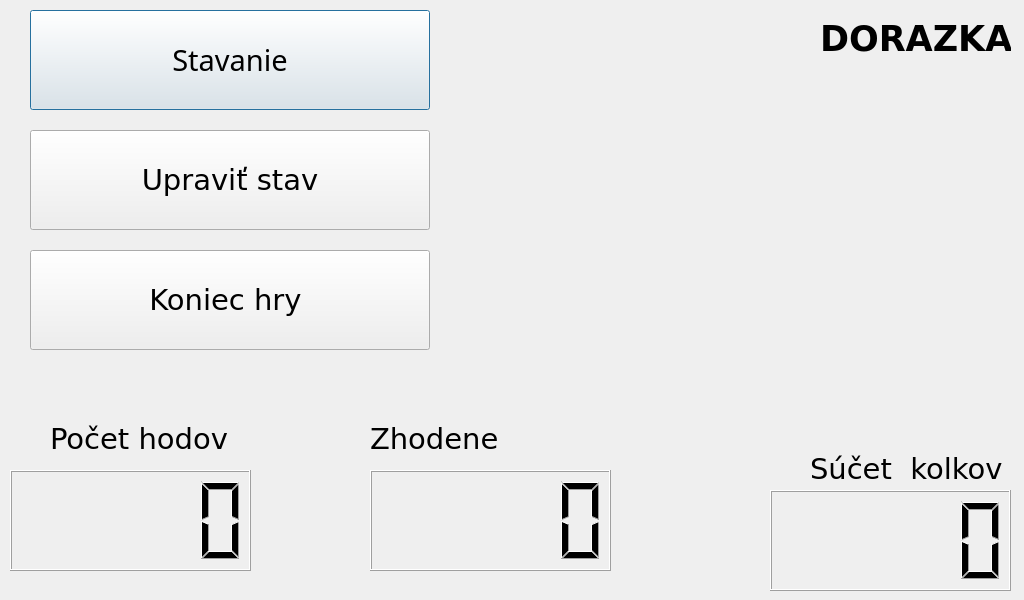
<?xml version="1.0" encoding="UTF-8"?>
<ui version="4.0">
 <class>PartialGameWindow</class>
 <widget class="QDialog" name="PartialGameWindow">
  <property name="geometry">
   <rect>
    <x>0</x>
    <y>0</y>
    <width>1024</width>
    <height>600</height>
   </rect>
  </property>
  <property name="windowTitle">
   <string>Dialog</string>
  </property>
  <widget class="QPushButton" name="pin2">
   <property name="geometry">
    <rect>
     <x>610</x>
     <y>310</y>
     <width>51</width>
     <height>171</height>
    </rect>
   </property>
   <property name="autoFillBackground">
    <bool>false</bool>
   </property>
   <property name="text">
    <string/>
   </property>
   <property name="icon">
    <iconset resource="ninepins.qrc">
     <normaloff>:/images/kolok1.png</normaloff>:/images/kolok1.png</iconset>
   </property>
   <property name="iconSize">
    <size>
     <width>500</width>
     <height>110</height>
    </size>
   </property>
   <property name="shortcut">
    <string notr="true"/>
   </property>
   <property name="checkable">
    <bool>false</bool>
   </property>
   <property name="autoRepeat">
    <bool>false</bool>
   </property>
   <property name="autoExclusive">
    <bool>false</bool>
   </property>
   <property name="autoDefault">
    <bool>true</bool>
   </property>
   <property name="default">
    <bool>false</bool>
   </property>
   <property name="flat">
    <bool>true</bool>
   </property>
  </widget>
  <widget class="QPushButton" name="pin9">
   <property name="geometry">
    <rect>
     <x>710</x>
     <y>0</y>
     <width>53</width>
     <height>171</height>
    </rect>
   </property>
   <property name="text">
    <string/>
   </property>
   <property name="icon">
    <iconset resource="ninepins.qrc">
     <normaloff>:/images/kolok1.png</normaloff>
     <normalon>:/images/kolok2.png</normalon>:/images/kolok1.png</iconset>
   </property>
   <property name="iconSize">
    <size>
     <width>500</width>
     <height>110</height>
    </size>
   </property>
   <property name="flat">
    <bool>true</bool>
   </property>
  </widget>
  <widget class="QPushButton" name="pin8">
   <property name="geometry">
    <rect>
     <x>800</x>
     <y>110</y>
     <width>51</width>
     <height>171</height>
    </rect>
   </property>
   <property name="text">
    <string/>
   </property>
   <property name="icon">
    <iconset resource="ninepins.qrc">
     <normaloff>:/images/kolok1.png</normaloff>
     <normalon>:/images/kolok2.png</normalon>:/images/kolok1.png</iconset>
   </property>
   <property name="iconSize">
    <size>
     <width>500</width>
     <height>110</height>
    </size>
   </property>
   <property name="flat">
    <bool>true</bool>
   </property>
  </widget>
  <widget class="QPushButton" name="pin5">
   <property name="geometry">
    <rect>
     <x>710</x>
     <y>200</y>
     <width>51</width>
     <height>171</height>
    </rect>
   </property>
   <property name="text">
    <string/>
   </property>
   <property name="icon">
    <iconset resource="ninepins.qrc">
     <normaloff>:/images/kolok1.png</normaloff>
     <normalon>:/images/kolok2.png</normalon>:/images/kolok1.png</iconset>
   </property>
   <property name="iconSize">
    <size>
     <width>500</width>
     <height>110</height>
    </size>
   </property>
   <property name="flat">
    <bool>true</bool>
   </property>
  </widget>
  <widget class="QPushButton" name="pin4">
   <property name="geometry">
    <rect>
     <x>500</x>
     <y>200</y>
     <width>51</width>
     <height>171</height>
    </rect>
   </property>
   <property name="text">
    <string/>
   </property>
   <property name="icon">
    <iconset resource="ninepins.qrc">
     <normaloff>:/images/kolok1.png</normaloff>
     <normalon>:/images/kolok2.png</normalon>:/images/kolok1.png</iconset>
   </property>
   <property name="iconSize">
    <size>
     <width>500</width>
     <height>110</height>
    </size>
   </property>
   <property name="flat">
    <bool>true</bool>
   </property>
  </widget>
  <widget class="QLabel" name="label_3">
   <property name="geometry">
    <rect>
     <x>810</x>
     <y>450</y>
     <width>211</width>
     <height>37</height>
    </rect>
   </property>
   <property name="font">
    <font>
     <family>Verdana</family>
     <pointsize>22</pointsize>
    </font>
   </property>
   <property name="acceptDrops">
    <bool>false</bool>
   </property>
   <property name="layoutDirection">
    <enum>Qt::RightToLeft</enum>
   </property>
   <property name="text">
    <string>Súčet  kolkov</string>
   </property>
  </widget>
  <widget class="QPushButton" name="pin6">
   <property name="geometry">
    <rect>
     <x>910</x>
     <y>200</y>
     <width>51</width>
     <height>171</height>
    </rect>
   </property>
   <property name="text">
    <string/>
   </property>
   <property name="icon">
    <iconset resource="ninepins.qrc">
     <normaloff>:/images/kolok1.png</normaloff>
     <normalon>:/images/kolok2.png</normalon>:/images/kolok1.png</iconset>
   </property>
   <property name="iconSize">
    <size>
     <width>500</width>
     <height>110</height>
    </size>
   </property>
   <property name="flat">
    <bool>true</bool>
   </property>
  </widget>
  <widget class="QPushButton" name="pin1">
   <property name="geometry">
    <rect>
     <x>710</x>
     <y>400</y>
     <width>51</width>
     <height>171</height>
    </rect>
   </property>
   <property name="text">
    <string/>
   </property>
   <property name="icon">
    <iconset resource="ninepins.qrc">
     <normaloff>:/images/kolok1.png</normaloff>
     <normalon>:/images/kolok2.png</normalon>:/images/kolok1.png</iconset>
   </property>
   <property name="iconSize">
    <size>
     <width>500</width>
     <height>110</height>
    </size>
   </property>
   <property name="flat">
    <bool>true</bool>
   </property>
  </widget>
  <widget class="QPushButton" name="pin7">
   <property name="geometry">
    <rect>
     <x>610</x>
     <y>110</y>
     <width>51</width>
     <height>171</height>
    </rect>
   </property>
   <property name="text">
    <string/>
   </property>
   <property name="icon">
    <iconset resource="ninepins.qrc">
     <normaloff>:/images/kolok1.png</normaloff>
     <normalon>:/images/kolok2.png</normalon>:/images/kolok1.png</iconset>
   </property>
   <property name="iconSize">
    <size>
     <width>500</width>
     <height>110</height>
    </size>
   </property>
   <property name="flat">
    <bool>true</bool>
   </property>
  </widget>
  <widget class="QLabel" name="label_4">
   <property name="geometry">
    <rect>
     <x>50</x>
     <y>420</y>
     <width>191</width>
     <height>37</height>
    </rect>
   </property>
   <property name="font">
    <font>
     <family>Verdana</family>
     <pointsize>22</pointsize>
    </font>
   </property>
   <property name="acceptDrops">
    <bool>false</bool>
   </property>
   <property name="layoutDirection">
    <enum>Qt::RightToLeft</enum>
   </property>
   <property name="text">
    <string>Počet hodov</string>
   </property>
  </widget>
  <widget class="QLCDNumber" name="roundsLCD">
   <property name="geometry">
    <rect>
     <x>10</x>
     <y>470</y>
     <width>241</width>
     <height>101</height>
    </rect>
   </property>
  </widget>
  <widget class="QLCDNumber" name="scoreLCD">
   <property name="geometry">
    <rect>
     <x>770</x>
     <y>490</y>
     <width>241</width>
     <height>101</height>
    </rect>
   </property>
  </widget>
  <widget class="QPushButton" name="pin3">
   <property name="geometry">
    <rect>
     <x>800</x>
     <y>310</y>
     <width>51</width>
     <height>171</height>
    </rect>
   </property>
   <property name="text">
    <string/>
   </property>
   <property name="icon">
    <iconset resource="ninepins.qrc">
     <normaloff>:/images/kolok1.png</normaloff>
     <normalon>:/images/kolok2.png</normalon>:/images/kolok1.png</iconset>
   </property>
   <property name="iconSize">
    <size>
     <width>500</width>
     <height>110</height>
    </size>
   </property>
   <property name="flat">
    <bool>true</bool>
   </property>
  </widget>
  <widget class="QLCDNumber" name="pointsLCD">
   <property name="geometry">
    <rect>
     <x>370</x>
     <y>470</y>
     <width>241</width>
     <height>101</height>
    </rect>
   </property>
  </widget>
  <widget class="QPushButton" name="stavButton">
   <property name="geometry">
    <rect>
     <x>30</x>
     <y>130</y>
     <width>400</width>
     <height>100</height>
    </rect>
   </property>
   <property name="font">
    <font>
     <family>Verdana</family>
     <pointsize>22</pointsize>
     <weight>50</weight>
     <bold>false</bold>
    </font>
   </property>
   <property name="text">
    <string>Upraviť stav</string>
   </property>
  </widget>
  <widget class="QPushButton" name="stavanieButton">
   <property name="geometry">
    <rect>
     <x>30</x>
     <y>10</y>
     <width>400</width>
     <height>100</height>
    </rect>
   </property>
   <property name="font">
    <font>
     <family>Waree</family>
     <pointsize>22</pointsize>
    </font>
   </property>
   <property name="text">
    <string>Stavanie</string>
   </property>
   <property name="default">
    <bool>true</bool>
   </property>
  </widget>
  <widget class="QPushButton" name="koniecButton">
   <property name="geometry">
    <rect>
     <x>30</x>
     <y>250</y>
     <width>400</width>
     <height>100</height>
    </rect>
   </property>
   <property name="font">
    <font>
     <family>Verdana</family>
     <pointsize>22</pointsize>
    </font>
   </property>
   <property name="text">
    <string>Koniec hry </string>
   </property>
   <property name="iconSize">
    <size>
     <width>20</width>
     <height>16</height>
    </size>
   </property>
   <property name="autoExclusive">
    <bool>false</bool>
   </property>
  </widget>
  <widget class="QLabel" name="label_6">
   <property name="geometry">
    <rect>
     <x>370</x>
     <y>420</y>
     <width>191</width>
     <height>37</height>
    </rect>
   </property>
   <property name="font">
    <font>
     <family>Verdana</family>
     <pointsize>22</pointsize>
    </font>
   </property>
   <property name="acceptDrops">
    <bool>false</bool>
   </property>
   <property name="layoutDirection">
    <enum>Qt::RightToLeft</enum>
   </property>
   <property name="text">
    <string>Zhodene</string>
   </property>
  </widget>
  <widget class="QLabel" name="label_7">
   <property name="geometry">
    <rect>
     <x>820</x>
     <y>20</y>
     <width>191</width>
     <height>37</height>
    </rect>
   </property>
   <property name="font">
    <font>
     <family>Verdana</family>
     <pointsize>26</pointsize>
     <weight>75</weight>
     <bold>true</bold>
    </font>
   </property>
   <property name="acceptDrops">
    <bool>false</bool>
   </property>
   <property name="layoutDirection">
    <enum>Qt::RightToLeft</enum>
   </property>
   <property name="text">
    <string>DORAZKA</string>
   </property>
  </widget>
 </widget>
 <resources>
  <include location="ninepins.qrc"/>
 </resources>
 <connections/>
</ui>
